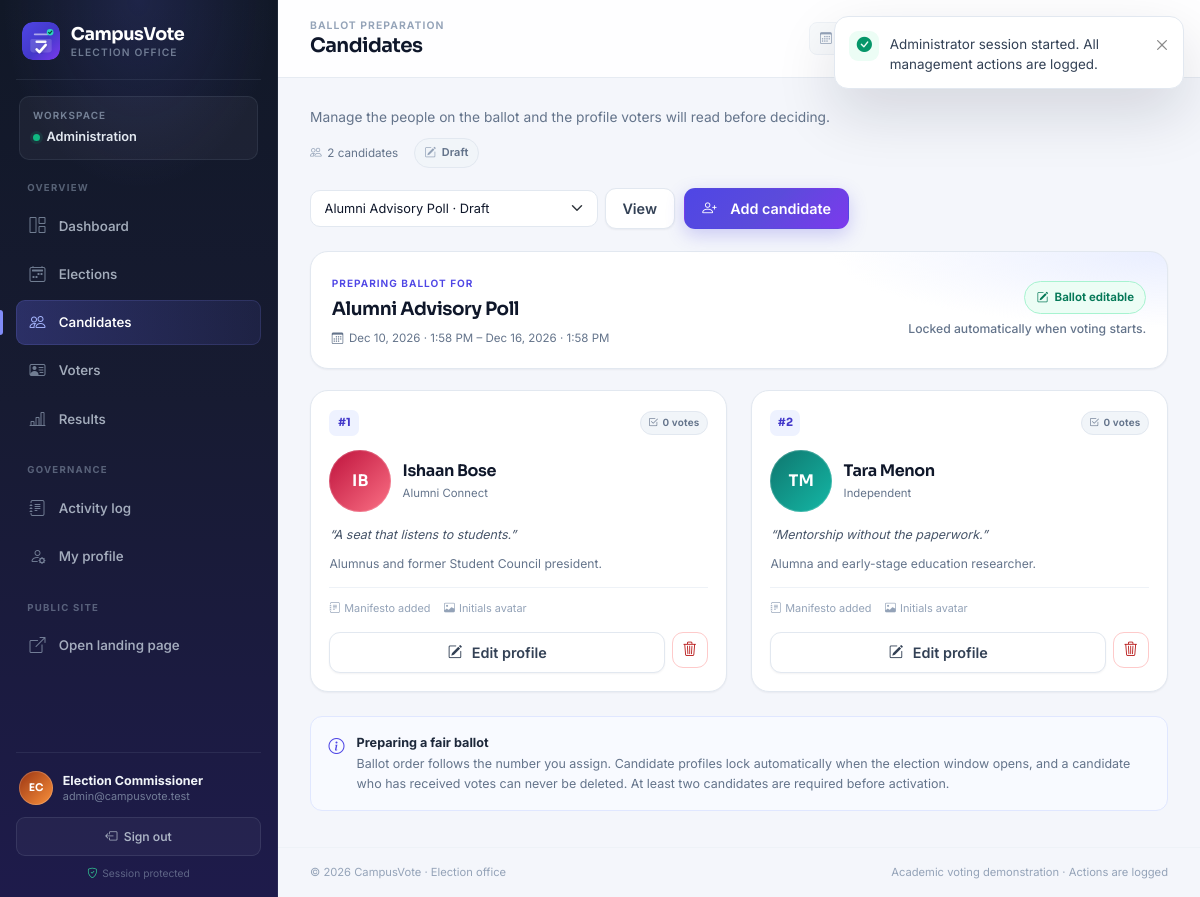
Screenshot of /admin/candidates.php (signed in) with the database file from the repository.
### tables this page shows
CREATE TABLE `elections` (
    `id`                INT UNSIGNED NOT NULL AUTO_INCREMENT,
    `title`             VARCHAR(150) NOT NULL,
    `description`       TEXT         NULL,
    `start_at`          DATETIME     NOT NULL,
    `end_at`            DATETIME     NOT NULL,
    `status`            ENUM('draft','active','closed') NOT NULL DEFAULT 'draft',
    `results_published` TINYINT(1)   NOT NULL DEFAULT 0,
    `created_by`        INT UNSIGNED NULL,
    `created_at`        DATETIME     NOT NULL DEFAULT CURRENT_TIMESTAMP,
    `updated_at`        DATETIME     NOT NULL DEFAULT CURRENT_TIMESTAMP
                                     ON UPDATE CURRENT_TIMESTAMP,
    PRIMARY KEY (`id`),
    KEY `idx_elections_status_window` (`status`, `start_at`, `end_at`),
    KEY `idx_elections_results` (`results_published`),
    KEY `fk_elections_admin` (`created_by`),
    CONSTRAINT `fk_elections_admin`
        FOREIGN KEY (`created_by`) REFERENCES `admins` (`id`)
        ON DELETE SET NULL ON UPDATE CASCADE,
    CONSTRAINT `chk_elections_window` CHECK (`end_at` > `start_at`)
);

CREATE TABLE `candidates` (
    `id`            INT UNSIGNED NOT NULL AUTO_INCREMENT,
    `election_id`   INT UNSIGNED NOT NULL,
    `full_name`     VARCHAR(100) NOT NULL,
    `party`         VARCHAR(100) NULL,
    `tagline`       VARCHAR(180) NULL,
    `bio`           TEXT         NULL,
    `manifesto`     TEXT         NULL,
    `photo_url`     VARCHAR(500) NULL,
    `display_order` INT UNSIGNED NOT NULL DEFAULT 0,
    `created_at`    DATETIME     NOT NULL DEFAULT CURRENT_TIMESTAMP,
    `updated_at`    DATETIME     NOT NULL DEFAULT CURRENT_TIMESTAMP
                                 ON UPDATE CURRENT_TIMESTAMP,
    PRIMARY KEY (`id`),
    UNIQUE KEY `uq_candidates_election_name` (`election_id`, `full_name`),
    KEY `idx_candidates_ballot_order` (`election_id`, `display_order`, `id`),
    CONSTRAINT `fk_candidates_election`
        FOREIGN KEY (`election_id`) REFERENCES `elections` (`id`)
        ON DELETE CASCADE ON UPDATE CASCADE
);

### admin/candidates.php (the view, shortened to what the rows shown need)
<?php
$admin = Auth::requireAdmin();
$pdo = Database::connection();
$allElections = $pdo->query(
    "SELECT e.*,
            (SELECT COUNT(*) FROM candidates c WHERE c.election_id = e.id) AS candidate_count,
            (SELECT COUNT(*) FROM votes v WHERE v.election_id = e.id) AS vote_count
     FROM elections e
     ORDER BY CASE e.status WHEN 'draft' THEN 0 WHEN 'active' THEN 1 ELSE 2 END,
              e.start_at ASC"
)->fetchAll();
    ?>
<?php
$electionIds = array_map(static fn (array $row): int => (int) $row['id'], $allElections);
$selectedId = positive_int($_POST['election_id'] ?? $_GET['election_id'] ?? 0);
if (!in_array($selectedId, $electionIds, true)) {
    $selectedId = (int) $allElections[0]['id'];
}
$findElection = static function (int $id) use ($pdo): ?array {
    $stmt = $pdo->prepare(
        "SELECT e.*,
                (SELECT COUNT(*) FROM candidates c WHERE c.election_id = e.id) AS candidate_count,
                (SELECT COUNT(*) FROM votes v WHERE v.election_id = e.id) AS vote_count
         FROM elections e WHERE e.id = ? LIMIT 1"
    );
    $stmt->execute([$id]);
    $row = $stmt->fetch();
    return $row ?: null;
};
$selectedElection = $findElection($selectedId);
$candidatesStmt = $pdo->prepare(
    'SELECT c.*, (SELECT COUNT(*) FROM votes v WHERE v.candidate_id = c.id) AS vote_count
     FROM candidates c
     WHERE c.election_id = ?
     ORDER BY c.display_order ASC, c.id ASC'
);
$candidatesStmt->execute([$selectedId]);
$candidates = $candidatesStmt->fetchAll();
$selectedMeta = Election::meta(Election::status($selectedElection));
$canManage = Election::canManageCandidates($selectedElection);
require_once dirname(__DIR__) . '/includes/admin_header.php';
?>
<div class="page-toolbar page-toolbar--candidates">
    <div>
        <div class="page-toolbar__meta">
            <span><i class="bi bi-people" aria-hidden="true"></i><?= e((string) $selectedElection['candidate_count']) ?> candidates</span>
            <span class="status-pill status-pill--<?= e($selectedMeta['class']) ?>">
                <i class="bi <?= e($selectedMeta['icon']) ?>" aria-hidden="true"></i><?= e($selectedMeta['label']) ?>
            </span>
        </div>
    </div>
</div>
<div class="election-context-bar">
    <div class="election-context-bar__main">
        <span class="election-context-bar__eyebrow">Preparing ballot for</span>
        <h2><?= e($selectedElection['title']) ?></h2>
        <span class="election-context-bar__dates">
            <i class="bi bi-calendar3" aria-hidden="true"></i>
            <?= e(format_datetime($selectedElection['start_at'], 'M j, Y · g:i A')) ?> – <?= e(format_datetime($selectedElection['end_at'], 'M j, Y · g:i A')) ?>
        </span>
    </div>
</div>
<?php if ($candidates): ?>
    <div class="row g-4 candidate-admin-grid">
        <?php foreach ($candidates as $index => $candidate): ?>
            <div class="col-md-6 col-xxl-4">
                <article class="candidate-admin-card">
                    <div class="candidate-admin-card__top">
                        <span class="ballot-number" title="Ballot order">#<?= e((string) $candidate['display_order']) ?></span>
                        <span class="mini-tag mini-tag--neutral"><i class="bi bi-check2-square" aria-hidden="true"></i><?= e(number_format((int) $candidate['vote_count'])) ?> votes</span>
                    </div>
                    <div class="candidate-admin-card__identity">
                        <?= avatar_markup((string) $candidate['full_name'], $candidate['photo_url'] ?? null, 'avatar--lg') ?>
                        <div>
                            <h3><?= e($candidate['full_name']) ?></h3>
                            <span class="candidate-admin-card__party"><?= e($candidate['party'] ?: 'Independent candidate') ?></span>
                        </div>
                    </div>
                    <?php if ($candidate['tagline']): ?>
                        <p class="candidate-admin-card__tagline">“<?= e($candidate['tagline']) ?>”</p>
                    <?php endif; ?>
                    <p class="candidate-admin-card__bio"><?= e(truncate_text($candidate['bio'], 150) ?: 'No profile summary added yet.') ?></p>
                    <div class="candidate-admin-card__meta">
                        <span><i class="bi bi-journal-text" aria-hidden="true"></i><?= $candidate['manifesto'] ? 'Manifesto added' : 'No manifesto' ?></span>
                        <span><i class="bi bi-image" aria-hidden="true"></i><?= $candidate['photo_url'] ? 'Photo linked' : 'Initials avatar' ?></span>
                    </div>
                    <?php if ($canManage): ?>
                        <div class="candidate-admin-card__actions">
                            <a class="btn btn-light flex-grow-1" href="<?= e(url('admin/candidates.php?election_id=' . $selectedId . '&edit=' . (int) $candidate['id'])) ?>">
                                <i class="bi bi-pencil-square me-1" aria-hidden="true"></i>Edit profile
                            </a>
                            <form method="post" action="<?= e(url('admin/candidates.php?election_id=' . $selectedId)) ?>"
                                  data-confirm="Remove “<?= e($candidate['full_name']) ?>” from this draft ballot? This cannot be undone."
                                  data-confirm-title="Remove candidate" data-confirm-button="Remove candidate" data-confirm-variant="danger">
                                <button type="submit" class="btn btn-outline-danger btn-icon" aria-label="Remove <?= e($candidate['full_name']) ?>" title="Remove candidate">
                                    <i class="bi bi-trash3" aria-hidden="true"></i>
                                </button>
                            </form>
                        </div>
                    <?php endif; ?>
                </article>
            </div>
        <?php endforeach; ?>
    </div>
<?php endif; ?>
<?php require_once dirname(__DIR__) . '/includes/admin_footer.php'; ?>

### includes/admin_sidebar.php (shortened to what the rows shown need)
<?php
$admin = $admin ?? Auth::requireAdmin();
?>
<aside class="app-sidebar app-sidebar--admin" id="appSidebar" aria-label="Administrator navigation">
    <div class="sidebar-footer">
        <div class="sidebar-profile">
            <?= avatar_markup((string) $admin['full_name'], null, 'avatar--sm') ?>
            <div class="sidebar-profile__meta">
                <strong><?= e($admin['full_name']) ?></strong>
                <span><?= e($admin['email']) ?></span>
            </div>
        </div>
    </div>
</aside>

### includes/functions.php (shortened to what the rows shown need)
<?php
function e(mixed $value): string
{
    return htmlspecialchars((string) $value, ENT_QUOTES | ENT_SUBSTITUTE, 'UTF-8');
}
function url(string $path = ''): string
{
    $path = ltrim($path, '/');
    return BASE_URL . '/' . $path;
}
function format_datetime(?string $datetime, string $format = 'M j, Y · g:i A'): string
{
    try {
        return (new DateTimeImmutable($datetime, new DateTimeZone(APP_TIMEZONE)))->format($format);
    } catch (Exception) {
        return '—';
    }
}
function initials(string $name): string
{
    $parts = preg_split('/\s+/u', trim($name)) ?: [];
    $parts = array_values(array_filter($parts, static fn ($part) => $part !== ''));
    $first = mb_strtoupper(mb_substr($parts[0], 0, 1));
    $last = count($parts) > 1 ? mb_strtoupper(mb_substr($parts[count($parts) - 1], 0, 1)) : '';
    return $first . $last;
}
function avatar_background(string $seed): string
{
    $palettes = [
        'linear-gradient(135deg, #4f46e5, #7c3aed)',
        'linear-gradient(135deg, #0f766e, #14b8a6)',
        'linear-gradient(135deg, #b45309, #f59e0b)',
        'linear-gradient(135deg, #be123c, #fb7185)',
        'linear-gradient(135deg, #1d4ed8, #38bdf8)',
        'linear-gradient(135deg, #6d28d9, #c084fc)',
        'linear-gradient(135deg, #047857, #84cc16)',
        'linear-gradient(135deg, #9a3412, #fb923c)',
    ];
    $index = abs(crc32(mb_strtolower($seed))) % count($palettes);
    return $palettes[$index];
}
function avatar_markup(string $name, ?string $photoUrl = null, string $extraClass = ''): string
{
    $safePhoto = safe_photo_url($photoUrl);
    $class = trim('avatar ' . $extraClass);
    $style = e(avatar_background($name));
    $html = '<span class="' . e($class) . '" style="background:' . $style . '" aria-hidden="true">';
    $html .= '<span class="avatar__initials">' . e(initials($name)) . '</span>';
    $html .= '</span>';
    return $html;
}
function truncate_text(?string $text, int $limit = 120): string
{
    $text = trim((string) $text);
    if (mb_strlen($text) <= $limit) {
        return $text;
    }
    return rtrim(mb_substr($text, 0, $limit - 1)) . '…';
}
function safe_photo_url(?string $url): ?string
{
    $url = trim((string) $url);
    if ($url === '') {
        return null;
    }
    $scheme = strtolower((string) parse_url($url, PHP_URL_SCHEME));
    return in_array($scheme, ['http', 'https'], true) ? $url : null;
}

### rows the page displays
elections: status "Draft", title "Alumni Advisory Poll", start_at "Dec 10, 2026 · 1:58 PM", end_at "Dec 16, 2026 · 1:58 PM"
candidates: display_order "1", vote_count "0", full_name "IB", full_name "Ishaan Bose", party "Alumni Connect", tagline "A seat that listens to students.", bio "Alumnus and former Student Council president.", shows "Manifesto added", shows "Initials avatar"
candidates: display_order "2", vote_count "0", full_name "TM", full_name "Tara Menon", party "Independent", tagline "Mentorship without the paperwork.", bio "Alumna and early-stage education researcher.", shows "Manifesto added", shows "Initials avatar"

### other values shown
$flash['message'] "Administrator session started. All management actions are logged."
APP_NAME "CampusVote"
$item['label'] "Dashboard"
$item['label'] "Elections"
$item['label'] "Candidates"
$item['label'] "Voters"
$item['label'] "Results"
initials($name) "EC"
$admin['full_name'] "Election Commissioner"
$admin['email'] "admin@campusvote.test"
$pageEyebrow "BALLOT PREPARATION"
$pageTitle "Candidates"
$selectedElection['candidate_count'] "2"
form field election_id "Alumni Advisory Poll · Draft"
